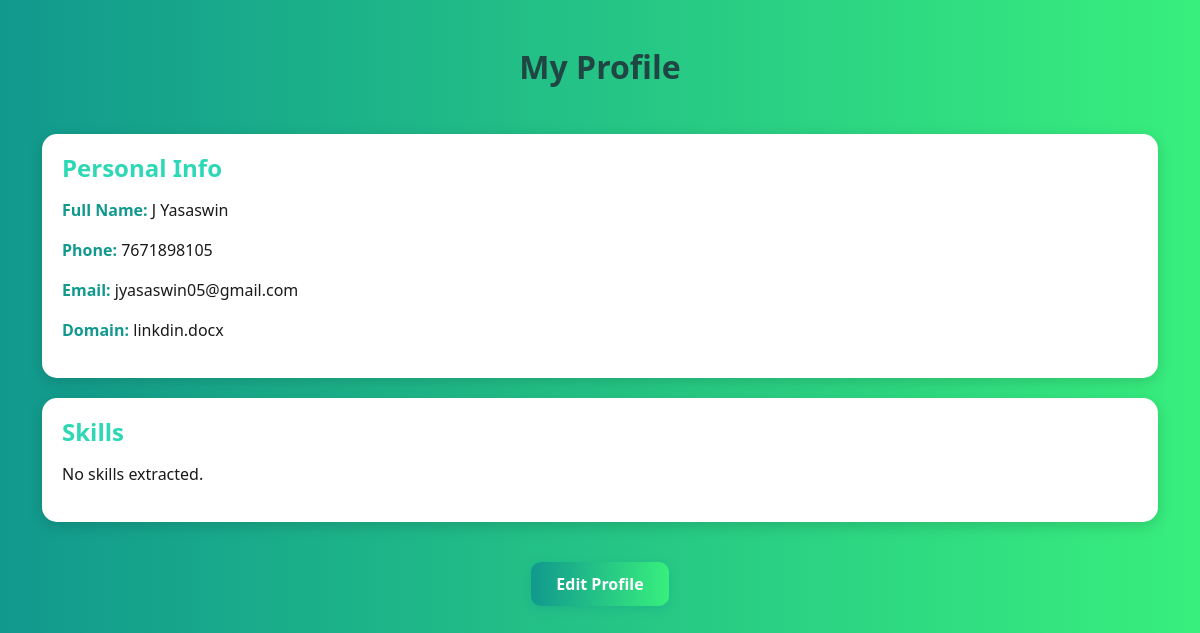
Page /profile (signed in) on the earlier database version.
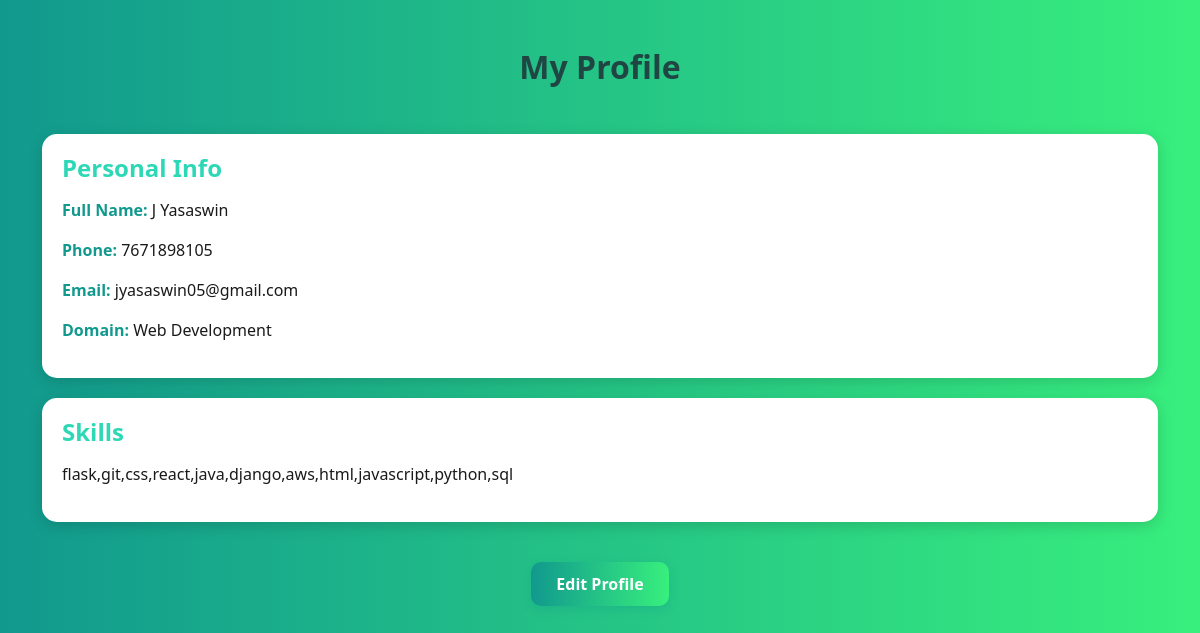
Same page on the later database version.
### tables this page shows
CREATE TABLE users (
            id INTEGER PRIMARY KEY AUTOINCREMENT,
            username TEXT UNIQUE NOT NULL,
            email TEXT UNIQUE NOT NULL,
            password TEXT NOT NULL,
            fullname TEXT,
            contact TEXT,
            resume TEXT,
            skills TEXT,
            domain TEXT
        );

### app.py (the view)
@app.route("/profile")
def profile():
    if "user_id" not in session:
        return redirect(url_for("login"))
    conn = get_db_connection()
    user = conn.execute("SELECT * FROM users WHERE id = ?", (session["user_id"],)).fetchone()
    conn.close()
    return render_template("profile.html", user=user)

### app.py (called while the page is built)
def get_db_connection():
    conn = sqlite3.connect("users.db")
    conn.row_factory = sqlite3.Row
    return conn

### templates/profile.html (shortened to what this page needs)
<!DOCTYPE html>
<html lang="en">
<head>
<link href="https://cdn.jsdelivr.net/npm/bootstrap@5.3.2/dist/css/bootstrap.min.css" rel="stylesheet">
</head>
<body class="container py-5">
<h2 class="text-center mb-5">My Profile</h2>
<div class="section-card">
  <h4>Personal Info</h4>
  <p><b>Full Name:</b> {{ user[4] }}</p>
  <p><b>Phone:</b> {{ user[5] }}</p>
  <p><b>Email:</b> {{ user[2] }}</p>
  <p><b>Domain:</b> {{ user[8] }}</p>
</div>
<div class="section-card">
  <h4>Skills</h4>
  {% if user[7] %}
    <p>{{ user[7] }}</p>
  {% else %}
    <p>No skills extracted.</p>
  {% endif %}
</div>
<div class="text-center">
  <a href="{{ url_for('edit_profile') }}" class="btn btn-custom">Edit Profile</a>
</div>
</body>
</html>

Differences in the rows shown:
changed users "J Yasaswin": domain "linkdin.docx" → "Web Development"; skills (not shown) → "flask,git,css,react,java,django,aws,html,javascript,python,sql"
Other differences:
text no longer shown: "No skills extracted."
